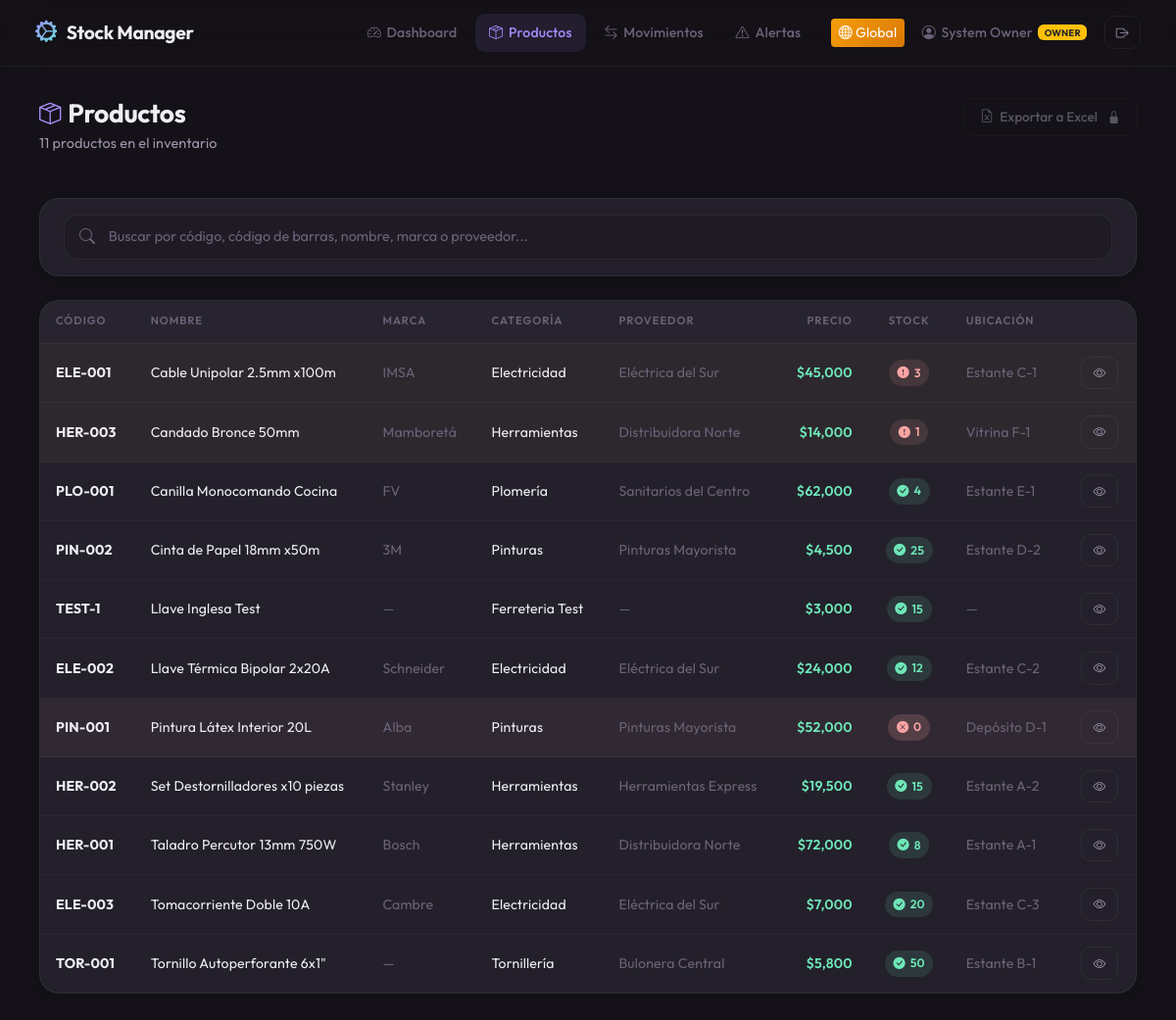
The page /productos (signed in) on the database its author committed.
### app/models/usuario.py (models this page shows, shortened)
class Usuario(UserMixin, db.Model):
    __tablename__ = 'usuarios'
    id = db.Column(db.Integer, primary_key=True)
    nombre = db.Column(db.String(100), nullable=False)
    email = db.Column(db.String(120), unique=True, nullable=False)
    password_hash = db.Column(db.String(256), nullable=False)
    rol = db.Column(db.String(50), default='Operador')
    activo = db.Column(db.Boolean, default=True)
    fecha_creacion = db.Column(db.DateTime, default=datetime.utcnow)
    ultimo_login = db.Column(db.DateTime, nullable=True)
    empresa_id = db.Column(db.Integer, db.ForeignKey('empresas.id'), nullable=True, index=True)

### app/models/producto.py (models this page shows, shortened)
class Producto(db.Model):
    __tablename__ = 'productos'
    id = db.Column(db.Integer, primary_key=True)
    codigo = db.Column(db.String(50), nullable=False, index=True)
    codigo_barras = db.Column(db.String(50), index=True)
    nombre = db.Column(db.String(200), nullable=False)
    descripcion = db.Column(db.Text)
    marca = db.Column(db.String(100))
    categoria_id = db.Column(db.Integer, db.ForeignKey('categorias.id'))
    subcategoria_id = db.Column(db.Integer, db.ForeignKey('subcategorias.id'))
    proveedor = db.Column(db.String(150))
    costo = db.Column(db.Float, default=0.0)
    precio = db.Column(db.Float, default=0.0)
    stock = db.Column(db.Integer, default=0)
    stock_minimo = db.Column(db.Integer, default=5)
    ubicacion = db.Column(db.String(100))
    estado = db.Column(db.String(20), default='activo')
    observaciones = db.Column(db.Text)
    fecha_creacion = db.Column(db.DateTime, default=datetime.utcnow)
    fecha_actualizacion = db.Column(db.DateTime, default=datetime.utcnow, onupdate=datetime.utcnow)
    empresa_id = db.Column(db.Integer, db.ForeignKey('empresas.id'), nullable=True, index=True)
    movimientos = db.relationship('Movimiento', backref='producto', lazy='dynamic', cascade='all, delete-orphan')
    __table_args__ = (
        db.UniqueConstraint('codigo', 'empresa_id', name='uix_producto_codigo_empresa'),
        db.UniqueConstraint('codigo_barras', 'empresa_id', name='uix_producto_codigo_barras_empresa'),
    )

### app/models/categoria.py (models this page shows)
class Categoria(db.Model):
    __tablename__ = 'categorias'
    id = db.Column(db.Integer, primary_key=True)
    nombre = db.Column(db.String(100), nullable=False)
    descripcion = db.Column(db.String(255))
    empresa_id = db.Column(db.Integer, db.ForeignKey('empresas.id'), nullable=True, index=True)
    productos = db.relationship('Producto', backref='categoria', lazy='dynamic')
    subcategorias = db.relationship('Subcategoria', backref='categoria', lazy='dynamic', cascade='all, delete-orphan')
    __table_args__ = (
        db.UniqueConstraint('nombre', 'empresa_id', name='uix_categoria_nombre_empresa'),
    )

### app/routes/productos.py (the view, shortened to what this page needs)
@productos_bp.route('/productos')
@login_required
def productos_lista():
    page = request.args.get('page', 1, type=int)
    busqueda = request.args.get('q', '').strip()
    per_page = 20
    empresa_id = get_empresa_id()
    query = Producto.query.filter_by(empresa_id=empresa_id)
    productos = query.order_by(Producto.nombre).paginate(page=page, per_page=per_page)
    empresa = Empresa.query.get(empresa_id)
    tiene_reportes = False
    if empresa:
        tiene_reportes = PLANES_LIMITES.get(empresa.plan, PLANES_LIMITES['Starter']).get('reportes_avanzados', False)
    return render_template('productos/lista.html',
                           productos=productos,
                           busqueda=busqueda,
                           tiene_reportes=tiene_reportes)

### app/utils/security.py (called while the page is built)
def get_empresa_id():
    if not current_user.is_authenticated:
        abort(401)
    if current_user.rol == 'SuperAdmin':
        return current_user.empresa_id
    if not current_user.empresa_id:
        abort(403, description='El usuario no tiene una empresa asignada.')
    return current_user.empresa_id

### app/templates/productos/lista.html (shortened to what this page needs)
{% extends "base.html" %}
{% block content %}
<div class="page-header d-flex flex-wrap justify-content-between align-items-start gap-3">
    <div>
        <h1><i class="bi bi-box-seam text-accent-blue"></i> Productos</h1>
        <p class="subtitle">{{ productos.total }} producto{{ 's' if productos.total != 1 else '' }} en el inventario</p>
    </div>
    <div class="d-flex gap-2 flex-wrap">
        {% if tiene_reportes %}
        <a href="{{ url_for('api_bp.api_exportar') }}" class="btn-outline-custom" target="_blank" download="inventario.xlsx">
            <i class="bi bi-file-earmark-excel"></i> Exportar a Excel
        </a>
        {% else %}
        <button class="btn-outline-custom" disabled title="Mejora tu plan para habilitar exportaciones" style="opacity: 0.5; cursor: not-allowed;">
            <i class="bi bi-file-earmark-excel"></i> Exportar a Excel <i class="bi bi-lock-fill ms-1" style="font-size: 0.8rem;"></i>
        </button>
        {% endif %}
    </div>
</div>
<div class="card-glass mb-4">
    <div class="card-body py-3">
        <form method="GET" action="{{ url_for('productos_bp.productos_lista') }}">
            <div class="search-container">
                <input type="text" name="q" class="form-control form-control-custom"
                       placeholder="Buscar por código, código de barras, nombre, marca o proveedor..."
                       value="{{ busqueda }}" autocomplete="off">
            </div>
        </form>
    </div>
</div>
<div class="card-glass">
    <div class="card-body p-0">
        {% if productos.items %}
        <div class="table-responsive-custom">
            <table class="table-dark-custom" id="tabla-productos">
                <thead>
                    <tr>
                        <th>Código</th>
                        <th>Nombre</th>
                        <th>Marca</th>
                        <th>Categoría</th>
                        <th>Proveedor</th>
                        <th class="text-end">Precio</th>
                        <th class="text-center">Stock</th>
                        <th>Ubicación</th>
                        <th></th>
                    </tr>
                </thead>
                <tbody>
                    {% for p in productos.items %}
                    <tr class="{% if p.stock <= 0 %}stock-critico{% elif p.stock <= p.stock_minimo %}stock-bajo{% endif %}">
                        <td><strong>{{ p.codigo }}</strong></td>
                        <td>
                            {{ p.nombre }}
                        </td>
                        <td class="text-muted-custom">{{ p.marca or '—' }}</td>
                        <td>{{ p.categoria.nombre if p.categoria else '—' }}</td>
                        <td class="text-muted-custom">{{ p.proveedor or '—' }}</td>
                        <td class="text-end text-accent-green fw-600">${{ "{:,.0f}".format(p.precio) }}</td>
                        <td class="text-center">
                            {% if p.stock <= 0 %}
                                <span class="stock-badge sin-stock">
                                    <i class="bi bi-x-circle-fill"></i> 0
                                </span>
                            {% elif p.stock <= p.stock_minimo %}
                                <span class="stock-badge critico">
                                    <i class="bi bi-exclamation-circle-fill"></i> {{ p.stock }}
                                </span>
                            {% else %}
                                <span class="stock-badge ok">
                                    <i class="bi bi-check-circle-fill"></i> {{ p.stock }}
                                </span>
                            {% endif %}
                        </td>
                        <td class="text-muted-custom">{{ p.ubicacion or '—' }}</td>
                        <td>
                            <div class="action-btns">
                                <a href="{{ url_for('productos_bp.producto_detalle', id=p.id) }}"
                                   class="btn-outline-custom btn-sm-custom" title="Ver detalle">
                                    <i class="bi bi-eye"></i>
                                </a>
                            </div>
                        </td>
                    </tr>
                    {% endfor %}
                </tbody>
            </table>
        </div>
        {% endif %}
    </div>
</div>
{% endblock %}

### app/templates/base.html (shortened to what this page needs)
<!DOCTYPE html>
<html lang="es" data-bs-theme="dark">
<head>
    <link href="https://cdn.jsdelivr.net/npm/bootstrap@5.3.3/dist/css/bootstrap.min.css" rel="stylesheet">
    <link href="https://cdn.jsdelivr.net/npm/bootstrap-icons@1.11.3/font/bootstrap-icons.min.css" rel="stylesheet">
    <link href="{{ url_for('static', filename='css/style.css') }}" rel="stylesheet">
</head>
<body>
    <nav class="navbar navbar-expand-lg navbar-custom">
        <div class="container-fluid">
            <a class="navbar-brand" href="{{ url_for('dashboard_bp.dashboard') }}">
                <span class="brand-icon"><i class="bi bi-gear-wide-connected"></i></span>
                Stock Manager
            </a>
            <div class="collapse navbar-collapse" id="navbarNav">
                <ul class="navbar-nav ms-auto gap-1">
                    <li class="nav-item">
                        <a class="nav-link {% if request.endpoint == 'dashboard' %}active{% endif %}"
                           href="{{ url_for('dashboard_bp.dashboard') }}">
                            <i class="bi bi-speedometer2"></i> Dashboard
                        </a>
                    </li>
                    <li class="nav-item">
                        <a class="nav-link {% if request.endpoint and 'producto' in request.endpoint %}active{% endif %}"
                           href="{{ url_for('productos_bp.productos_lista') }}">
                            <i class="bi bi-box-seam"></i> Productos
                        </a>
                    </li>
                    <li class="nav-item">
                        <a class="nav-link {% if request.endpoint == 'movimientos_lista' %}active{% endif %}"
                           href="{{ url_for('movimientos_bp.movimientos_lista') }}">
                            <i class="bi bi-arrow-left-right"></i> Movimientos
                        </a>
                    </li>
                    <li class="nav-item">
                        <a class="nav-link {% if request.endpoint == 'alertas' %}active{% endif %}"
                           href="{{ url_for('dashboard_bp.alertas') }}">
                            <i class="bi bi-exclamation-triangle"></i> Alertas
                        </a>
                    </li>
                </ul>
                {% if current_user.is_authenticated %}
                <div class="d-flex align-items-center gap-2 ms-lg-3 mt-2 mt-lg-0">
                    {% if current_user.rol == 'SuperAdmin' %}
                    <a href="{{ url_for('superadmin_bp.empresas_lista') }}" class="btn btn-sm" style="background: linear-gradient(135deg, #f59e0b, #d97706); border: none; color: white;">
                        <i class="bi bi-globe"></i> Global
                    </a>
                    {% endif %}
                    <span class="nav-link" style="cursor: default; padding: 0.4rem 0.6rem !important;">
                        <i class="bi bi-person-circle"></i>
                        <span class="d-none d-md-inline">{{ current_user.nombre }}</span>
                        {% if current_user.rol == 'Administrador' %}
                            <span class="badge" style="background: var(--accent-primary-glow); color: var(--accent-primary); font-size: 0.6rem; vertical-align: middle;">ADMIN</span>
                        {% elif current_user.rol == 'Supervisor' %}
                            <span class="badge" style="background: rgba(14, 165, 233, 0.1); color: #38bdf8; font-size: 0.6rem; vertical-align: middle;">SUPER</span>
                        {% elif current_user.rol == 'SuperAdmin' %}
                            <span class="badge bg-warning text-dark" style="font-size: 0.6rem; vertical-align: middle;">OWNER</span>
                        {% endif %}
                    </span>
                    <a href="{{ url_for('auth_bp.logout') }}" class="btn-outline-custom btn-sm-custom" title="Cerrar sesión">
                        <i class="bi bi-box-arrow-right"></i>
                    </a>
                </div>
                {% endif %}
            </div>
        </div>
    </nav>
    <div class="main-content" style="padding-bottom: 0;">
    </div>
    <div class="main-content fade-in" style="padding-top: 0;">
        {% block content %}{% endblock %}
    </div>
</body>
</html>

### rows shown on the page
Usuario: nombre "System Owner"
Producto: codigo "ELE-001", nombre "Cable Unipolar 2.5mm x100m", marca "IMSA", categoria "Electricidad", proveedor "Eléctrica del Sur", precio "45,000", stock "3", ubicacion "Estante C-1"
Producto: codigo "HER-003", nombre "Candado Bronce 50mm", marca "Mamboretá", categoria "Herramientas", proveedor "Distribuidora Norte", precio "14,000", stock "1", ubicacion "Vitrina F-1"
Producto: codigo "PLO-001", nombre "Canilla Monocomando Cocina", marca "FV", categoria "Plomería", proveedor "Sanitarios del Centro", precio "62,000", stock "4", ubicacion "Estante E-1"
Producto: codigo "PIN-002", nombre "Cinta de Papel 18mm x50m", marca "3M", categoria "Pinturas", proveedor "Pinturas Mayorista", precio "4,500", stock "25", ubicacion "Estante D-2"
Producto: codigo "TEST-1", nombre "Llave Inglesa Test", marca "—", categoria "Ferreteria Test", proveedor "—", precio "3,000", stock "15", ubicacion "—"
Producto: codigo "ELE-002", nombre "Llave Térmica Bipolar 2x20A", marca "Schneider", categoria "Electricidad", proveedor "Eléctrica del Sur", precio "24,000", stock "12", ubicacion "Estante C-2"
Producto: codigo "PIN-001", nombre "Pintura Látex Interior 20L", marca "Alba", categoria "Pinturas", proveedor "Pinturas Mayorista", precio "52,000", stock 0 (drawn), ubicacion "Depósito D-1"
Producto: codigo "HER-002", nombre "Set Destornilladores x10 piezas", marca "Stanley", categoria "Herramientas", proveedor "Herramientas Express", precio "19,500", stock "15", ubicacion "Estante A-2"
Producto: codigo "HER-001", nombre "Taladro Percutor 13mm 750W", marca "Bosch", categoria "Herramientas", proveedor "Distribuidora Norte", precio "72,000", stock "8", ubicacion "Estante A-1"
Producto: codigo "ELE-003", nombre "Tomacorriente Doble 10A", marca "Cambre", categoria "Electricidad", proveedor "Eléctrica del Sur", precio "7,000", stock "20", ubicacion "Estante C-3"
Producto: codigo "TOR-001", nombre "Tornillo Autoperforante 6x1\"", marca "—", categoria "Tornillería", proveedor "Bulonera Central", precio "5,800", stock "50", ubicacion "Estante B-1"

### other values the page prints
{{ productos.total }} "11"
{{ 's' if productos.total != 1 else '' }} "s"
